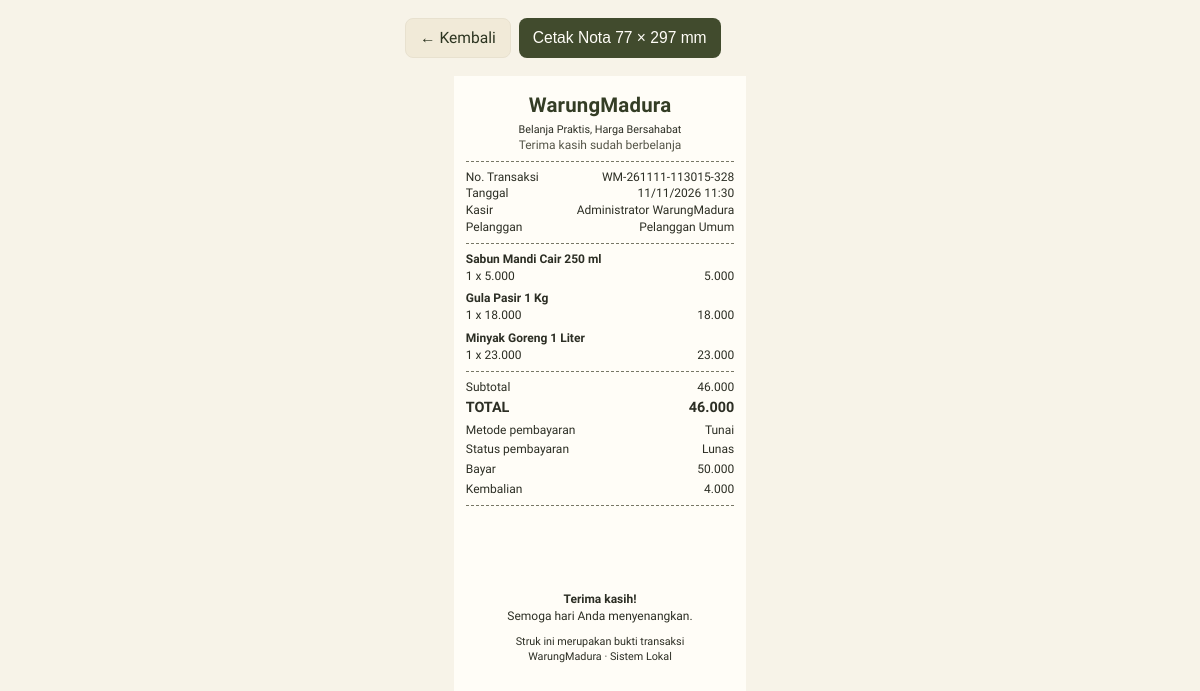
/index.php?page=receipt&id=2 (signed in), run on the app's committed database.
### tables this page shows
CREATE TABLE IF NOT EXISTS tbl_pembayaran (
  id_pembayaran BIGINT UNSIGNED AUTO_INCREMENT PRIMARY KEY,
  id_transaksi BIGINT UNSIGNED NOT NULL UNIQUE,
  metode_pembayaran ENUM('tunai','tabungan','ewallet','qris_dana','duitku') NOT NULL,
  kode_metode_gateway VARCHAR(10) NULL,
  jumlah_bayar DECIMAL(14,2) NOT NULL,
  status_pembayaran ENUM('menunggu','berhasil','gagal','dikembalikan') NOT NULL DEFAULT 'menunggu',
  referensi_simulasi VARCHAR(80) NULL,
  url_pembayaran VARCHAR(500) NULL,
  va_number VARCHAR(80) NULL,
  bukti_pembayaran VARCHAR(255) NULL,
  diproses_oleh INT UNSIGNED NULL,
  waktu_pembayaran DATETIME NULL,
  created_at DATETIME NOT NULL DEFAULT CURRENT_TIMESTAMP,
  CONSTRAINT fk_pembayaran_transaksi FOREIGN KEY (id_transaksi)
    REFERENCES tbl_transaksi(id_transaksi) ON UPDATE CASCADE ON DELETE RESTRICT,
  CONSTRAINT fk_pembayaran_pengguna FOREIGN KEY (diproses_oleh)
    REFERENCES tbl_pengguna(id_pengguna) ON UPDATE CASCADE ON DELETE RESTRICT
);

CREATE TABLE IF NOT EXISTS tbl_transaksi (
  id_transaksi BIGINT UNSIGNED AUTO_INCREMENT PRIMARY KEY,
  kode_transaksi VARCHAR(40) NOT NULL UNIQUE,
  id_pelanggan INT UNSIGNED NULL,
  id_kasir INT UNSIGNED NULL,
  jenis_transaksi ENUM('online','toko') NOT NULL DEFAULT 'toko',
  status_pesanan ENUM('menunggu','diproses','siap_diambil','selesai','dibatalkan') NOT NULL DEFAULT 'menunggu',
  status_pembayaran ENUM('belum_bayar','menunggu','lunas','gagal','dikembalikan') NOT NULL DEFAULT 'belum_bayar',
  metode_pembayaran ENUM('tunai','tabungan','ewallet','qris_dana','duitku') NULL,
  metode_penerimaan ENUM('ambil_toko','diantar') NOT NULL DEFAULT 'ambil_toko',
  tanggal_transaksi DATETIME NOT NULL DEFAULT CURRENT_TIMESTAMP,
  subtotal DECIMAL(14,2) NOT NULL DEFAULT 0.00,
  diskon DECIMAL(14,2) NOT NULL DEFAULT 0.00,
  biaya_pengiriman DECIMAL(14,2) NOT NULL DEFAULT 0.00,
  total_belanja DECIMAL(14,2) NOT NULL DEFAULT 0.00,
  jumlah_bayar DECIMAL(14,2) NOT NULL DEFAULT 0.00,
  kembalian DECIMAL(14,2) NOT NULL DEFAULT 0.00,
  nama_penerima VARCHAR(120) NULL,
  no_hp_penerima VARCHAR(25) NULL,
  alamat_pengiriman TEXT NULL,
  catatan TEXT NULL,
  CONSTRAINT fk_transaksi_pelanggan FOREIGN KEY (id_pelanggan)
    REFERENCES tbl_pelanggan(id_pelanggan) ON UPDATE CASCADE ON DELETE RESTRICT,
  CONSTRAINT fk_transaksi_kasir FOREIGN KEY (id_kasir)
    REFERENCES tbl_pengguna(id_pengguna) ON UPDATE CASCADE ON DELETE RESTRICT,
  INDEX idx_transaksi_tanggal (tanggal_transaksi),
  INDEX idx_transaksi_status (status_pesanan, status_pembayaran),
  INDEX idx_transaksi_pelanggan (id_pelanggan)
);

CREATE TABLE IF NOT EXISTS tbl_pengguna (
  id_pengguna INT UNSIGNED AUTO_INCREMENT PRIMARY KEY,
  nama_lengkap VARCHAR(120) NOT NULL,
  username VARCHAR(50) NOT NULL UNIQUE,
  email VARCHAR(120) NULL UNIQUE,
  password_hash VARCHAR(255) NOT NULL,
  no_hp VARCHAR(25) NULL,
  role ENUM('admin','kasir','pelanggan') NOT NULL DEFAULT 'pelanggan',
  status_pengguna ENUM('aktif','nonaktif') NOT NULL DEFAULT 'aktif',
  terakhir_login DATETIME NULL,
  created_at DATETIME NOT NULL DEFAULT CURRENT_TIMESTAMP,
  updated_at DATETIME NULL DEFAULT NULL ON UPDATE CURRENT_TIMESTAMP,
  INDEX idx_pengguna_role_status (role, status_pengguna)
);

CREATE TABLE IF NOT EXISTS tbl_detail_transaksi (
  id_detail BIGINT UNSIGNED AUTO_INCREMENT PRIMARY KEY,
  id_transaksi BIGINT UNSIGNED NOT NULL,
  id_produk INT UNSIGNED NOT NULL,
  nama_produk VARCHAR(160) NOT NULL,
  sku_produk VARCHAR(50) NULL,
  jumlah INT UNSIGNED NOT NULL,
  harga_satuan DECIMAL(14,2) NOT NULL,
  diskon_item DECIMAL(14,2) NOT NULL DEFAULT 0.00,
  harga_modal DECIMAL(14,2) NOT NULL DEFAULT 0.00,
  subtotal_item DECIMAL(14,2) NOT NULL,
  CONSTRAINT fk_detail_transaksi_header FOREIGN KEY (id_transaksi)
    REFERENCES tbl_transaksi(id_transaksi) ON UPDATE CASCADE ON DELETE RESTRICT,
  CONSTRAINT fk_detail_transaksi_produk FOREIGN KEY (id_produk)
    REFERENCES tbl_produk(id_produk) ON UPDATE CASCADE ON DELETE RESTRICT,
  INDEX idx_detail_produk (id_produk)
);

### app/Auth.php (called while the page is built, shortened)
<?php
final class Auth
{
    public static function user(): ?array
    {
        return $_SESSION['user'] ?? null;
    }
}

### app/helpers.php (called while the page is built, shortened)
<?php
function e(mixed $value): string
{
    return htmlspecialchars((string)($value ?? ''), ENT_QUOTES | ENT_SUBSTITUTE, 'UTF-8');
}
function url(string $page = 'dashboard', array $params = []): string
{
    $query = array_merge(['page' => $page], $params);
    return BASE_URL . '/index.php?' . http_build_query($query);
}

### pages/receipt.php (the view, shortened to what this page needs)
<?php
$id=(int)($_GET['id']??0);
$stmt=$db->prepare("SELECT t.*,COALESCE(c.nama_pelanggan,'Pelanggan Umum') nama_pelanggan,c.no_member,c.no_hp,u.nama_lengkap nama_kasir,pay.kode_metode_gateway,pay.va_number,pay.referensi_simulasi FROM tbl_transaksi t LEFT JOIN tbl_pelanggan c ON c.id_pelanggan=t.id_pelanggan LEFT JOIN tbl_pengguna u ON u.id_pengguna=t.id_kasir LEFT JOIN tbl_pembayaran pay ON pay.id_transaksi=t.id_transaksi WHERE t.id_transaksi=? LIMIT 1");$stmt->execute([$id]);$trx=$stmt->fetch();
$backUrl = (Auth::user()['role'] ?? '') === 'pelanggan' ? url('portal') : url('reports');
$itemsStmt=$db->prepare('SELECT * FROM tbl_detail_transaksi WHERE id_transaksi=? ORDER BY id_detail');$itemsStmt->execute([$id]);$items=$itemsStmt->fetchAll();
$duitkuMethodNames = ['VC'=>'Kartu Kredit','BC'=>'BCA Virtual Account','M2'=>'Mandiri Virtual Account','VA'=>'Maybank Virtual Account','I1'=>'BNI Virtual Account','B1'=>'CIMB Niaga Virtual Account','BT'=>'Permata Virtual Account','A1'=>'ATM Bersama','AG'=>'Artha Graha Virtual Account','NC'=>'Neo Commerce Virtual Account','BR'=>'BRI Virtual Account','S1'=>'Sahabat Sampoerna Virtual Account','DM'=>'Danamon Virtual Account','BV'=>'BSI Virtual Account','FT'=>'Pegadaian / ALFA / Pos Indonesia','IR'=>'Indomaret','OV'=>'OVO','SA'=>'ShopeePay','LF'=>'LinkAja','LA'=>'LinkAja','DA'=>'DANA','SL'=>'ShopeePay Account Link','OL'=>'OVO Account Link','SP'=>'ShopeePay QRIS','NQ'=>'Nobu QRIS','SQ'=>'Nusapay QRIS','DN'=>'Indodana PayLater','AT'=>'Atome','JP'=>'Jenius Pay','T1'=>'Tokopedia Card','T2'=>'Tokopedia E-Wallet','T3'=>'Tokopedia Lainnya'];
$methodCode = strtoupper((string)($trx['kode_metode_gateway'] ?? ''));
$methodLabel = match ((string)($trx['metode_pembayaran'] ?? '')) {
    'duitku' => 'Duitku' . ($methodCode !== '' ? ' - ' . ($duitkuMethodNames[$methodCode] ?? $methodCode) : ''),
    'qris_dana' => 'QRIS DANA', 'tunai' => 'Tunai', 'tabungan' => 'Tabungan', 'ewallet' => 'E-Wallet',
    default => strtoupper((string)($trx['metode_pembayaran'] ?? '-')),
};
?>
<!doctype html><html lang="id"><head><script src="https://cdn.jsdelivr.net/npm/jsbarcode@3.12.1/dist/JsBarcode.all.min.js"></script></head><body>
<div class="receipt-actions"><a href="<?=e($backUrl)?>">← Kembali</a><button onclick="window.print()">Cetak Nota 77 × 297 mm</button></div>
<div class="receipt"><div class="center"><div class="brand">WarungMadura</div><div class="tagline"><?=e(APP_TAGLINE)?></div><div class="muted">Terima kasih sudah berbelanja</div></div><hr class="rule"><div class="meta"><span>No. Transaksi</span><span><?=e($trx['kode_transaksi'])?></span></div><div class="meta"><span>Tanggal</span><span><?=e(date('d/m/Y H:i',strtotime($trx['tanggal_transaksi'])))?></span></div><div class="meta"><span>Kasir</span><span><?=e($trx['nama_kasir']?:'-')?></span></div><div class="meta"><span>Pelanggan</span><span><?=e($trx['nama_pelanggan'])?></span></div><?php if($trx['no_member']):?><div class="meta"><span>Member</span><span><?=e($trx['no_member'])?></span></div><?php endif;?><hr class="rule">
<?php foreach($items as $item):?><div class="item"><div class="item-name"><?=e($item['nama_produk'])?></div><div class="item-line"><span><?= (int)$item['jumlah']?> x <?=number_format((float)$item['harga_satuan'],0,',','.')?></span><span><?=number_format((float)$item['subtotal_item'],0,',','.')?></span></div></div><?php endforeach;?>
<hr class="rule"><div class="total-line"><span>Subtotal</span><span><?=number_format((float)$trx['subtotal'],0,',','.')?></span></div><div class="total-line grand"><span>TOTAL</span><span><?=number_format((float)$trx['total_belanja'],0,',','.')?></span></div><div class="total-line"><span>Metode pembayaran</span><span><?=e($methodLabel)?></span></div><div class="total-line"><span>Status pembayaran</span><span><?=e(ucwords(str_replace('_',' ',$trx['status_pembayaran'])))?></span></div><div class="total-line"><span>Bayar</span><span><?=$trx['status_pembayaran']==='lunas'?number_format((float)$trx['jumlah_bayar'],0,',','.'): 'Belum diverifikasi'?></span></div><?php if((float)$trx['kembalian']>0):?><div class="total-line"><span>Kembalian</span><span><?=number_format((float)$trx['kembalian'],0,',','.')?></span></div><?php endif;?><hr class="rule"><div class="center"><svg class="transaction-barcode" data-transaction-barcode="<?=e($trx['kode_transaksi'])?>" aria-label="Barcode transaksi <?=e($trx['kode_transaksi'])?>"></svg></div><div class="center thanks"><b>Terima kasih!</b><br>Semoga hari Anda menyenangkan.</div><div class="receipt-footer">Struk ini merupakan bukti transaksi<br>WarungMadura · Sistem Lokal</div></div>
</body></html>

### pages/receipt.php (style rules this page uses)
* { box-sizing:border-box }
body { margin:0;background:#f7f3e8;color:#2c2e24;font-family:Lexend,sans-serif }
.receipt-actions { max-width:390px;margin:18px auto;display:flex;gap:8px }
.receipt-actions a,.receipt-actions button { border:0;border-radius:8px;padding:10px 14px;background:#414b2d;color:#fffdf7;text-decoration:none;font-size:15.6px;cursor:pointer }
.receipt-actions a { background:#f1ead8;color:#2d3521;border:1px solid #e8e1cf }
.receipt { background:#fffdf7;width:77mm;min-height:297mm;margin:0 auto 30px;padding:4mm 3mm;font-size:12px;line-height:1.4 }
.center { text-align:center }
.brand { font-size:20.4px;font-weight:800;letter-spacing:.2px;color:#343d25 }
.tagline { font-size:10.8px;margin-top:2px }
.rule { border:0;border-top:1px dashed #777766;margin:7px 0 }
.meta { display:flex;justify-content:space-between;gap:6px }
.meta span:last-child { text-align:right;overflow-wrap:anywhere }
.item { margin:6px 0 }
.item-name { font-weight:700;overflow-wrap:anywhere }
.item-line { display:flex;justify-content:space-between;gap:6px }
.transaction-barcode { display:block;width:58mm;height:18mm;margin:5px auto 2px }
.total-line { display:flex;justify-content:space-between;gap:6px;margin:3px 0 }
.total-line span:last-child { text-align:right;overflow-wrap:anywhere }
.grand { font-weight:800;font-size:14.4px }
.thanks { margin-top:10px;font-size:12px }
.muted { color:#555548 }
.receipt-footer { text-align:center;margin-top:10px;font-size:10.8px }

### data on the page
tbl_pembayaran: id_transaksi.kode_transaksi "WM-261111-113015-328", id_transaksi.tanggal_transaksi "11/11/2026 11:30", diproses_oleh.nama_lengkap "Administrator WarungMadura", id_transaksi.subtotal "46.000", id_transaksi.total_belanja "46.000", id_transaksi.metode_pembayaran "Tunai", id_transaksi.status_pembayaran "Lunas", id_transaksi.jumlah_bayar "50.000", id_transaksi.kembalian "4.000"
tbl_detail_transaksi: nama_produk "Sabun Mandi Cair 250 ml", jumlah "1", harga_satuan "5.000", subtotal_item "5.000"
tbl_detail_transaksi: nama_produk "Gula Pasir 1 Kg", jumlah "1", harga_satuan "18.000", subtotal_item "18.000"
tbl_detail_transaksi: nama_produk "Minyak Goreng 1 Liter", jumlah "1", harga_satuan "23.000", subtotal_item "23.000"

### other printed values
APP_TAGLINE "Belanja Praktis, Harga Bersahabat"
$trx['nama_pelanggan'] "Pelanggan Umum"
